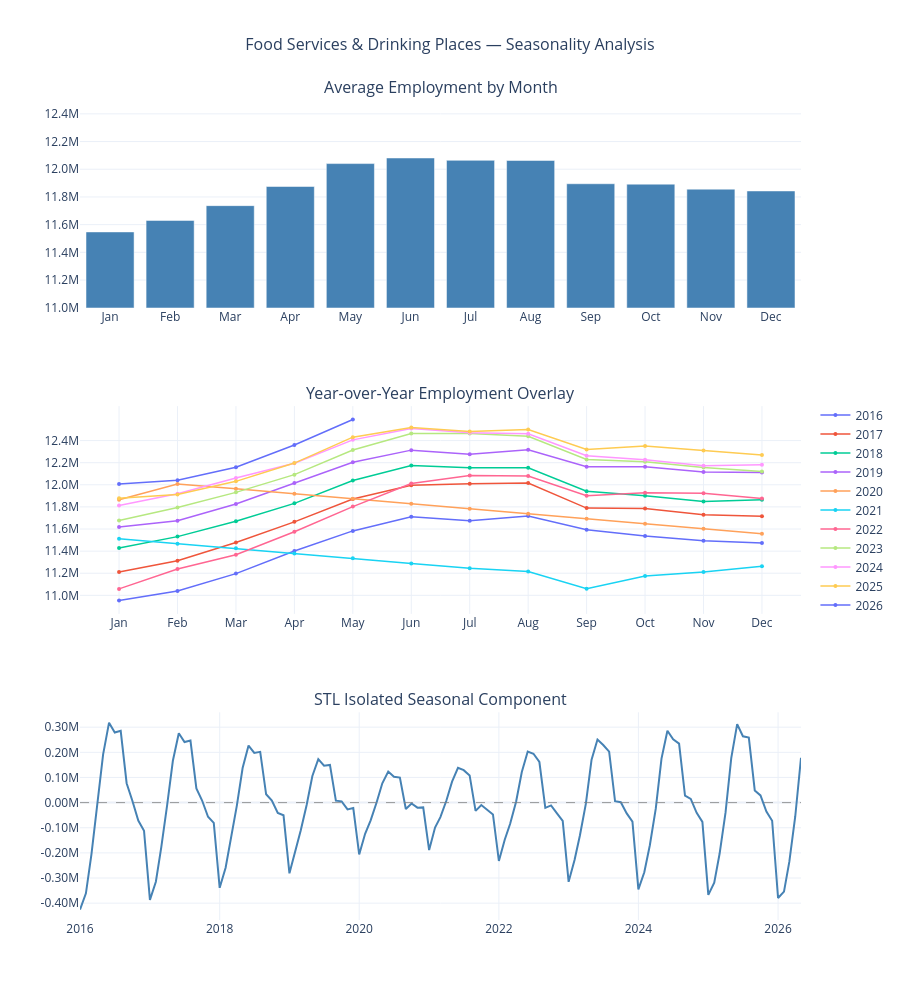

This figure's notebook cell:
### Markdown cell above
## COVID-19 Interpolation

The pandemic created a clear external shock rather than something driven by the underlying trend or normal seasonality in the data. Leaving those values in place would allow a single, extreme event to distort the model and lead to misleading estimates of both trend and seasonality.

To address this, employment values from March 2020 through June 2021 were replaced using linear interpolation based on time. Rather than trying to model the collapse and recovery directly, this approach effectively bridges the gap between pre- and post-pandemic levels, preserving the overall structure of the series without letting the COVID shock dominate the analysis.

The original series is shown alongside the adjusted version above for transparency, and all subsequent analysis is based on the interpolated data.

### Code cell
# =============================================================================
# Section 3: Seasonality Analysis
# =============================================================================

df_interp['month'] = df_interp.index.month
df_interp['year'] = df_interp.index.year
month_labels = ['Jan','Feb','Mar','Apr','May','Jun',
                'Jul','Aug','Sep','Oct','Nov','Dec']

# STL fit
stl = STL(df_interp['employed'], period=12)
stl_fit = stl.fit()
df_interp['seasonal'] = stl_fit.seasonal

monthly_avg = df_interp.groupby('month')['employed'].mean().reset_index()

fig = make_subplots(
    rows=3, cols=1,
    subplot_titles=('Average Employment by Month',
                    'Year-over-Year Employment Overlay',
                    'STL Isolated Seasonal Component'),
    vertical_spacing=0.12
)

# --- Plot 1: Subseries ---
fig.add_trace(go.Bar(
    x=month_labels,
    y=monthly_avg['employed'],
    marker_color='steelblue',
    name='Monthly Average',
    showlegend=False,
    hovertemplate='%{x}: %{customdata}<extra></extra>',
    customdata=[f'{v/1_000_000:.2f}M' for v in monthly_avg['employed']]
), row=1, col=1)

fig.update_yaxes(
    range=[11_000_000, 12_500_000],
    tickvals=list(range(11_000_000, 12_600_000, 200_000)),
    ticktext=[f'{v/1_000_000:.1f}M' for v in range(11_000_000, 12_600_000, 200_000)],
    row=1, col=1
)

# --- Plot 2: Year-over-Year ---
colors = px.colors.qualitative.Plotly
for i, (year, group) in enumerate(df_interp.groupby('year')):
    group = group.sort_values('month')
    fig.add_trace(go.Scatter(
        x=month_labels[:len(group)],
        y=group['employed'],
        mode='lines+markers',
        name=str(year),
        line=dict(color=colors[i % len(colors)], width=1.5),
        marker=dict(size=4),
        hovertemplate=f'{year} %{{x}}: %{{customdata}}<extra></extra>',
        customdata=[f'{v/1_000_000:.2f}M' for v in group['employed']]
    ), row=2, col=1)

fig.update_yaxes(
    tickvals=list(range(11_000_000, 12_600_000, 200_000)),
    ticktext=[f'{v/1_000_000:.1f}M' for v in range(11_000_000, 12_600_000, 200_000)],
    row=2, col=1
)

# --- Plot 3: STL Seasonal Component ---
fig.add_trace(go.Scatter(
    x=df_interp.index,
    y=df_interp['seasonal'],
    mode='lines',
    name='Seasonal Component',
    showlegend=False,
    line=dict(color='steelblue', width=2),
    hovertemplate='%{x|%b %Y}: %{customdata}<extra></extra>',
    customdata=[f'{v/1_000_000:.3f}M' for v in df_interp['seasonal']]
), row=3, col=1)

fig.add_hline(y=0, line_dash='dash', line_color='gray', line_width=0.8, row=3, col=1)

fig.update_yaxes(
    tickvals=list(range(-500_000, 400_000, 100_000)),
    ticktext=[f'{v/1_000_000:.2f}M' for v in range(-500_000, 400_000, 100_000)],
    row=3, col=1
)

fig.update_layout(
    title=dict(text='Food Services & Drinking Places — Seasonality Analysis',
               x=0.5, font=dict(size=16)),
    height=1000,
    template='plotly_white',
    hovermode='closest',
    showlegend=True,
    legend=dict(
        x=1.02,
        y=0.50,
        xanchor='left',
        yanchor='middle'
    )
)

fig.show()

### Figure 1 — Plotly figure (JSON) as saved in the notebook; plotly's stock layout.template omitted (floating-point values rounded to 4 significant figures)
{"data": [{"customdata": ["11.55M", "11.63M", "11.74M", "11.88M", "12.04M", "12.08M", "12.06M", "12.06M", "11.90M", "11.89M", "11.86M", "11.84M"], "hovertemplate": "%{x}: %{customdata}<extra></extra>", "marker": {"color": "steelblue"}, "name": "Monthly Average", "showlegend": false, "type": "bar", "x": ["Jan", "Feb", "Mar", "Apr", "May", "Jun", "Jul", "Aug", "Sep", "Oct", "Nov", "Dec"], "xaxis": "x", "y": [11550000.0, 11630000.0, 11740000.0, 11880000.0, 12040000.0, 12080000.0, 12060000.0, 12060000.0, 11900000.0, 11890000.0, 11860000.0, 11840000.0], "yaxis": "y"}, {"customdata": ["10.95M", "11.04M", "11.20M", "11.40M", "11.58M", "11.71M", "11.67M", "11.72M", "11.59M", "11.54M", "11.49M", "11.47M"], "hovertemplate": "2016 %{x}: %{customdata}<extra></extra>", "line": {"color": "#636EFA", "width": 1.5}, "marker": {"size": 4}, "mode": "lines+markers", "name": "2016", "type": "scatter", "x": ["Jan", "Feb", "Mar", "Apr", "May", "Jun", "Jul", "Aug", "Sep", "Oct", "Nov", "Dec"], "xaxis": "x2", "y": [10950000.0, 11040000.0, 11200000.0, 11400000.0, 11580000.0, 11710000.0, 11670000.0, 11720000.0, 11590000.0, 11540000.0, 11490000.0, 11470000.0], "yaxis": "y2"}, {"customdata": ["11.21M", "11.31M", "11.48M", "11.66M", "11.87M", "12.00M", "12.01M", "12.02M", "11.79M", "11.78M", "11.73M", "11.72M"], "hovertemplate": "2017 %{x}: %{customdata}<extra></extra>", "line": {"color": "#EF553B", "width": 1.5}, "marker": {"size": 4}, "mode": "lines+markers", "name": "2017", "type": "scatter", "x": ["Jan", "Feb", "Mar", "Apr", "May", "Jun", "Jul", "Aug", "Sep", "Oct", "Nov", "Dec"], "xaxis": "x2", "y": [11210000.0, 11310000.0, 11480000.0, 11660000.0, 11870000.0, 12000000.0, 12010000.0, 12020000.0, 11790000.0, 11780000.0, 11730000.0, 11720000.0], "yaxis": "y2"}, {"customdata": ["11.43M", "11.53M", "11.67M", "11.83M", "12.04M", "12.17M", "12.15M", "12.15M", "11.94M", "11.90M", "11.85M", "11.87M"], "hovertemplate": "2018 %{x}: %{customdata}<extra></extra>", "line": {"color": "#00CC96", "width": 1.5}, "marker": {"size": 4}, "mode": "lines+markers", "name": "2018", "type": "scatter", "x": ["Jan", "Feb", "Mar", "Apr", "May", "Jun", "Jul", "Aug", "Sep", "Oct", "Nov", "Dec"], "xaxis": "x2", "y": [11430000.0, 11530000.0, 11670000.0, 11830000.0, 12040000.0, 12170000.0, 12150000.0, 12150000.0, 11940000.0, 11900000.0, 11850000.0, 11870000.0], "yaxis": "y2"}, {"customdata": ["11.62M", "11.67M", "11.83M", "12.02M", "12.20M", "12.31M", "12.28M", "12.32M", "12.16M", "12.16M", "12.12M", "12.11M"], "hovertemplate": "2019 %{x}: %{customdata}<extra></extra>", "line": {"color": "#AB63FA", "width": 1.5}, "marker": {"size": 4}, "mode": "lines+markers", "name": "2019", "type": "scatter", "x": ["Jan", "Feb", "Mar", "Apr", "May", "Jun", "Jul", "Aug", "Sep", "Oct", "Nov", "Dec"], "xaxis": "x2", "y": [11620000.0, 11670000.0, 11830000.0, 12020000.0, 12200000.0, 12310000.0, 12280000.0, 12320000.0, 12160000.0, 12160000.0, 12120000.0, 12110000.0], "yaxis": "y2"}, {"customdata": ["11.86M", "12.01M", "11.96M", "11.92M", "11.87M", "11.83M", "11.78M", "11.74M", "11.69M", "11.65M", "11.60M", "11.56M"], "hovertemplate": "2020 %{x}: %{customdata}<extra></extra>", "line": {"color": "#FFA15A", "width": 1.5}, "marker": {"size": 4}, "mode": "lines+markers", "name": "2020", "type": "scatter", "x": ["Jan", "Feb", "Mar", "Apr", "May", "Jun", "Jul", "Aug", "Sep", "Oct", "Nov", "Dec"], "xaxis": "x2", "y": [11860000.0, 12010000.0, 11960000.0, 11920000.0, 11870000.0, 11830000.0, 11780000.0, 11740000.0, 11690000.0, 11650000.0, 11600000.0, 11560000.0], "yaxis": "y2"}, {"customdata": ["11.51M", "11.47M", "11.42M", "11.38M", "11.33M", "11.29M", "11.24M", "11.22M", "11.06M", "11.18M", "11.21M", "11.26M"], "hovertemplate": "2021 %{x}: %{customdata}<extra></extra>", "line": {"color": "#19D3F3", "width": 1.5}, "marker": {"size": 4}, "mode": "lines+markers", "name": "2021", "type": "scatter", "x": ["Jan", "Feb", "Mar", "Apr", "May", "Jun", "Jul", "Aug", "Sep", "Oct", "Nov", "Dec"], "xaxis": "x2", "y": [11510000.0, 11470000.0, 11420000.0, 11380000.0, 11330000.0, 11290000.0, 11240000.0, 11220000.0, 11060000.0, 11180000.0, 11210000.0, 11260000.0], "yaxis": "y2"}, {"customdata": ["11.06M", "11.24M", "11.37M", "11.58M", "11.80M", "12.01M", "12.08M", "12.08M", "11.90M", "11.93M", "11.92M", "11.88M"], "hovertemplate": "2022 %{x}: %{customdata}<extra></extra>", "line": {"color": "#FF6692", "width": 1.5}, "marker": {"size": 4}, "mode": "lines+markers", "name": "2022", "type": "scatter", "x": ["Jan", "Feb", "Mar", "Apr", "May", "Jun", "Jul", "Aug", "Sep", "Oct", "Nov", "Dec"], "xaxis": "x2", "y": [11060000.0, 11240000.0, 11370000.0, 11580000.0, 11800000.0, 12010000.0, 12080000.0, 12080000.0, 11900000.0, 11930000.0, 11920000.0, 11880000.0], "yaxis": "y2"}, {"customdata": ["11.68M", "11.79M", "11.93M", "12.09M", "12.31M", "12.46M", "12.46M", "12.44M", "12.23M", "12.21M", "12.16M", "12.12M"], "hovertemplate": "2023 %{x}: %{customdata}<extra></extra>", "line": {"color": "#B6E880", "width": 1.5}, "marker": {"size": 4}, "mode": "lines+markers", "name": "2023", "type": "scatter", "x": ["Jan", "Feb", "Mar", "Apr", "May", "Jun", "Jul", "Aug", "Sep", "Oct", "Nov", "Dec"], "xaxis": "x2", "y": [11680000.0, 11790000.0, 11930000.0, 12090000.0, 12310000.0, 12460000.0, 12460000.0, 12440000.0, 12230000.0, 12210000.0, 12160000.0, 12120000.0], "yaxis": "y2"}, {"customdata": ["11.81M", "11.92M", "12.06M", "12.19M", "12.41M", "12.51M", "12.47M", "12.46M", "12.26M", "12.23M", "12.17M", "12.18M"], "hovertemplate": "2024 %{x}: %{customdata}<extra></extra>", "line": {"color": "#FF97FF", "width": 1.5}, "marker": {"size": 4}, "mode": "lines+markers", "name": "2024", "type": "scatter", "x": ["Jan", "Feb", "Mar", "Apr", "May", "Jun", "Jul", "Aug", "Sep", "Oct", "Nov", "Dec"], "xaxis": "x2", "y": [11810000.0, 11920000.0, 12060000.0, 12190000.0, 12410000.0, 12510000.0, 12470000.0, 12460000.0, 12260000.0, 12230000.0, 12170000.0, 12180000.0], "yaxis": "y2"}, {"customdata": ["11.88M", "11.91M", "12.03M", "12.20M", "12.43M", "12.52M", "12.48M", "12.50M", "12.32M", "12.35M", "12.31M", "12.27M"], "hovertemplate": "2025 %{x}: %{customdata}<extra></extra>", "line": {"color": "#FECB52", "width": 1.5}, "marker": {"size": 4}, "mode": "lines+markers", "name": "2025", "type": "scatter", "x": ["Jan", "Feb", "Mar", "Apr", "May", "Jun", "Jul", "Aug", "Sep", "Oct", "Nov", "Dec"], "xaxis": "x2", "y": [11880000.0, 11910000.0, 12030000.0, 12200000.0, 12430000.0, 12520000.0, 12480000.0, 12500000.0, 12320000.0, 12350000.0, 12310000.0, 12270000.0], "yaxis": "y2"}, {"customdata": ["12.01M", "12.04M", "12.16M", "12.36M", "12.59M"], "hovertemplate": "2026 %{x}: %{customdata}<extra></extra>", "line": {"color": "#636EFA", "width": 1.5}, "marker": {"size": 4}, "mode": "lines+markers", "name": "2026", "type": "scatter", "x": ["Jan", "Feb", "Mar", "Apr", "May"], "xaxis": "x2", "y": [12010000.0, 12040000.0, 12160000.0, 12360000.0, 12590000.0], "yaxis": "y2"}, {"customdata": ["-0.426M", "-0.361M", "-0.205M", "-0.007M", "0.192M", "0.318M", "0.279M", "0.286M", "0.077M", "0.007M", "-0.072M", "-0.112M", "-0.387M", "-0.315M", "-0.179M", "-0.010M", "0.166M", "0.276M", "0.241M", "0.247M", "0.057M", "0.008M", "-0.056M", "-0.081M", "-0.339M", "-0.259M", "-0.148M", "-0.011M", "0.138M", "0.227M", "0.198M", "0.202M", "0.033M", "0.008M", "-0.041M", "-0.050M", "-0.281M", "-0.195M", "-0.111M", "-0.009M", "0.106M", "0.173M", "0.147M", "0.150M", "0.008M", "0.005M", "-0.027M", "-0.022M", "-0.206M", "-0.124M", "-0.071M", "0.000M", "0.077M", "0.123M", "0.103M", "0.100M", "-0.025M", "-0.003M", "-0.020M", "-0.019M", "-0.189M", "-0.099M", "-0.058M", "0.007M", "0.083M", "0.138M", "0.129M", "0.108M", "-0.033M", "-0.010M", "-0.028M", "-0.047M", "-0.232M", "-0.147M", "-0.084M", "0.004M", "0.121M", "0.203M", "0.194M", "0.162M", "-0.021M", "-0.011M", "-0.043M", "-0.073M", "-0.315M", "-0.228M", "-0.131M", "-0.005M", "0.171M", "0.251M", "0.229M", "0.203M", "0.005M", "0.002M", "-0.043M", "-0.076M", "-0.345M", "-0.277M", "-0.169M", "-0.024M", "0.175M", "0.286M", "0.251M", "0.235M", "0.028M", "0.015M", "-0.041M", "-0.077M", "-0.367M", "-0.319M", "-0.204M", "-0.040M", "0.177M", "0.312M", "0.264M", "0.259M", "0.048M", "0.029M", "-0.036M", "-0.072M", "-0.380M", "-0.354M", "-0.235M", "-0.054M", "0.178M"], "hovertemplate": "%{x|%b %Y}: %{customdata}<extra></extra>", "line": {"color": "steelblue", "width": 2}, "mode": "lines", "name": "Seasonal Component", "showlegend": false, "type": "scatter", "x": ["2016-01-01T00:00:00.000000000", "2016-02-01T00:00:00.000000000", "2016-03-01T00:00:00.000000000", "2016-04-01T00:00:00.000000000", "2016-05-01T00:00:00.000000000", "2016-06-01T00:00:00.000000000", "2016-07-01T00:00:00.000000000", "2016-08-01T00:00:00.000000000", "2016-09-01T00:00:00.000000000", "2016-10-01T00:00:00.000000000", "2016-11-01T00:00:00.000000000", "2016-12-01T00:00:00.000000000", "2017-01-01T00:00:00.000000000", "2017-02-01T00:00:00.000000000", "2017-03-01T00:00:00.000000000", "2017-04-01T00:00:00.000000000", "2017-05-01T00:00:00.000000000", "2017-06-01T00:00:00.000000000", "2017-07-01T00:00:00.000000000", "2017-08-01T00:00:00.000000000", "2017-09-01T00:00:00.000000000", "2017-10-01T00:00:00.000000000", "2017-11-01T00:00:00.000000000", "2017-12-01T00:00:00.000000000", "2018-01-01T00:00:00.000000000", "2018-02-01T00:00:00.000000000", "2018-03-01T00:00:00.000000000", "2018-04-01T00:00:00.000000000", "2018-05-01T00:00:00.000000000", "2018-06-01T00:00:00.000000000", "2018-07-01T00:00:00.000000000", "2018-08-01T00:00:00.000000000", "2018-09-01T00:00:00.000000000", "2018-10-01T00:00:00.000000000", "2018-11-01T00:00:00.000000000", "2018-12-01T00:00:00.000000000", "2019-01-01T00:00:00.000000000", "2019-02-01T00:00:00.000000000", "2019-03-01T00:00:00.000000000", "2019-04-01T00:00:00.000000000", "2019-05-01T00:00:00.000000000", "2019-06-01T00:00:00.000000000", "2019-07-01T00:00:00.000000000", "2019-08-01T00:00:00.000000000", "2019-09-01T00:00:00.000000000", "2019-10-01T00:00:00.000000000", "2019-11-01T00:00:00.000000000", "2019-12-01T00:00:00.000000000", "2020-01-01T00:00:00.000000000", "2020-02-01T00:00:00.000000000", "2020-03-01T00:00:00.000000000", "2020-04-01T00:00:00.000000000", "2020-05-01T00:00:00.000000000", "2020-06-01T00:00:00.000000000", "2020-07-01T00:00:00.000000000", "2020-08-01T00:00:00.000000000", "2020-09-01T00:00:00.000000000", "2020-10-01T00:00:00.000000000", "2020-11-01T00:00:00.000000000", "2020-12-01T00:00:00.000000000", "2021-01-01T00:00:00.000000000", "2021-02-01T00:00:00.000000000", "2021-03-01T00:00:00.000000000", "2021-04-01T00:00:00.000000000", "2021-05-01T00:00:00.000000000", "2021-06-01T00:00:00.000000000", "2021-07-01T00:00:00.000000000", "2021-08-01T00:00:00.000000000", "2021-09-01T00:00:00.000000000", "2021-10-01T00:00:00.000000000", "2021-11-01T00:00:00.000000000", "2021-12-01T00:00:00.000000000", "2022-01-01T00:00:00.000000000", "2022-02-01T00:00:00.000000000", "2022-03-01T00:00:00.000000000", "2022-04-01T00:00:00.000000000", "2022-05-01T00:00:00.000000000", "2022-06-01T00:00:00.000000000", "2022-07-01T00:00:00.000000000", "2022-08-01T00:00:00.000000000", "2022-09-01T00:00:00.000000000", "2022-10-01T00:00:00.000000000", "2022-11-01T00:00:00.000000000", "2022-12-01T00:00:00.000000000", "2023-01-01T00:00:00.000000000", "2023-02-01T00:00:00.000000000", "2023-03-01T00:00:00.000000000", "2023-04-01T00:00:00.000000000", "2023-05-01T00:00:00.000000000", "2023-06-01T00:00:00.000000000", "2023-07-01T00:00:00.000000000", "2023-08-01T00:00:00.000000000", "2023-09-01T00:00:00.000000000", "2023-10-01T00:00:00.000000000", "2023-11-01T00:00:00.000000000", "2023-12-01T00:00:00.000000000", "2024-01-01T00:00:00.000000000", "2024-02-01T00:00:00.000000000", "2024-03-01T00:00:00.000000000", "2024-04-01T00:00:00.000000000", "2024-05-01T00:00:00.000000000", "2024-06-01T00:00:00.000000000", "2024-07-01T00:00:00.000000000", "2024-08-01T00:00:00.000000000", "2024-09-01T00:00:00.000000000", "2024-10-01T00:00:00.000000000", "2024-11-01T00:00:00.000000000", "2024-12-01T00:00:00.000000000", "2025-01-01T00:00:00.000000000", "2025-02-01T00:00:00.000000000", "2025-03-01T00:00:00.000000000", "2025-04-01T00:00:00.000000000", "2025-05-01T00:00:00.000000000", "2025-06-01T00:00:00.000000000", "2025-07-01T00:00:00.000000000", "2025-08-01T00:00:00.000000000", "2025-09-01T00:00:00.000000000", "2025-10-01T00:00:00.000000000", "2025-11-01T00:00:00.000000000", "2025-12-01T00:00:00.000000000", "2026-01-01T00:00:00.000000000", "2026-02-01T00:00:00.000000000", "2026-03-01T00:00:00.000000000", "2026-04-01T00:00:00.000000000", "2026-05-01T00:00:00.000000000"], "xaxis": "x3", "y": [-425700.0, -360800.0, -204500.0, -7037.0, 191700.0, 318000.0, 278700.0, 285600.0, 77050.0, 7275.0, -71660.0, -111800.0, -386900.0, -314900.0, -179400.0, -9941.0, 166400.0, 276000.0, 241100.0, 247000.0, 56540.0, 8250.0, -56380.0, -80640.0, -339000.0, -259300.0, -148100.0, -10740.0, 137600.0, 227000.0, 197600.0, 201900.0, 33130.0, 8046.0, -40980.0, -50430.0, -281500.0, -195100.0, -111300.0, -9336.0, 105900.0, 172800.0, 146700.0, 149900.0, 7806.0, 5011.0, -26940.0, -21750.0, -206300.0, -124100.0, -70530.0, 317.5, 76890.0, 123300.0, 102700.0, 99560.0, -25410.0, -3363.0, -20030.0, -19120.0, -188800.0, -99350.0, -57740.0, 7311.0, 83480.0, 138400.0, 129100.0, 108100.0, -32920.0, -9682.0, -28010.0, -47270.0, -232300.0, -146700.0, -84270.0, 3720.0, 121500.0, 203100.0, 194200.0, 161500.0, -20700.0, -10960.0, -42920.0, -72890.0, -315000.0, -228400.0, -130900.0, -5210.0, 170600.0, 250700.0, 229000.0, 202800.0, 5397.0, 1632.0, -43100.0, -75760.0, -345200.0, -277000.0, -169400.0, -24050.0, 175000.0, 285800.0, 251400.0, 234600.0, 28110.0, 15040.0, -40590.0, -76630.0, -367000.0, -318600.0, -203600.0, -40190.0, 177200.0, 312400.0, 263900.0, 258800.0, 48320.0, 28760.0, -35950.0, -72370.0, -379500.0, -354100.0, -234900.0, -54170.0, 178200.0], "yaxis": "y3"}], "layout": {"annotations": [{"font": {"size": 16}, "showarrow": false, "text": "Average Employment by Month", "x": 0.5, "xanchor": "center", "xref": "paper", "y": 1, "yanchor": "bottom", "yref": "paper"}, {"font": {"size": 16}, "showarrow": false, "text": "Year-over-Year Employment Overlay", "x": 0.5, "xanchor": "center", "xref": "paper", "y": 0.6267, "yanchor": "bottom", "yref": "paper"}, {"font": {"size": 16}, "showarrow": false, "text": "STL Isolated Seasonal Component", "x": 0.5, "xanchor": "center", "xref": "paper", "y": 0.2533, "yanchor": "bottom", "yref": "paper"}], "height": 1000, "hovermode": "closest", "legend": {"x": 1.02, "xanchor": "left", "y": 0.5, "yanchor": "middle"}, "shapes": [{"line": {"color": "gray", "dash": "dash", "width": 0.8}, "type": "line", "x0": 0, "x1": 1, "xref": "x3 domain", "y0": 0, "y1": 0, "yref": "y3"}], "showlegend": true, "title": {"font": {"size": 16}, "text": "Food Services & Drinking Places — Seasonality Analysis", "x": 0.5}, "xaxis": {"anchor": "y", "domain": [0, 1]}, "xaxis2": {"anchor": "y2", "domain": [0, 1]}, "xaxis3": {"anchor": "y3", "domain": [0, 1]}, "yaxis": {"anchor": "x", "domain": [0.7467, 1], "range": [11000000, 12500000], "ticktext": ["11.0M", "11.2M", "11.4M", "11.6M", "11.8M", "12.0M", "12.2M", "12.4M"], "tickvals": [11000000, 11200000, 11400000, 11600000, 11800000, 12000000, 12200000, 12400000]}, "yaxis2": {"anchor": "x2", "domain": [0.3733, 0.6267], "ticktext": ["11.0M", "11.2M", "11.4M", "11.6M", "11.8M", "12.0M", "12.2M", "12.4M"], "tickvals": [11000000, 11200000, 11400000, 11600000, 11800000, 12000000, 12200000, 12400000]}, "yaxis3": {"anchor": "x3", "domain": [0, 0.2533], "ticktext": ["-0.50M", "-0.40M", "-0.30M", "-0.20M", "-0.10M", "0.00M", "0.10M", "0.20M", "0.30M"], "tickvals": [-500000, -400000, -300000, -200000, -100000, 0, 100000, 200000, 300000]}}}
